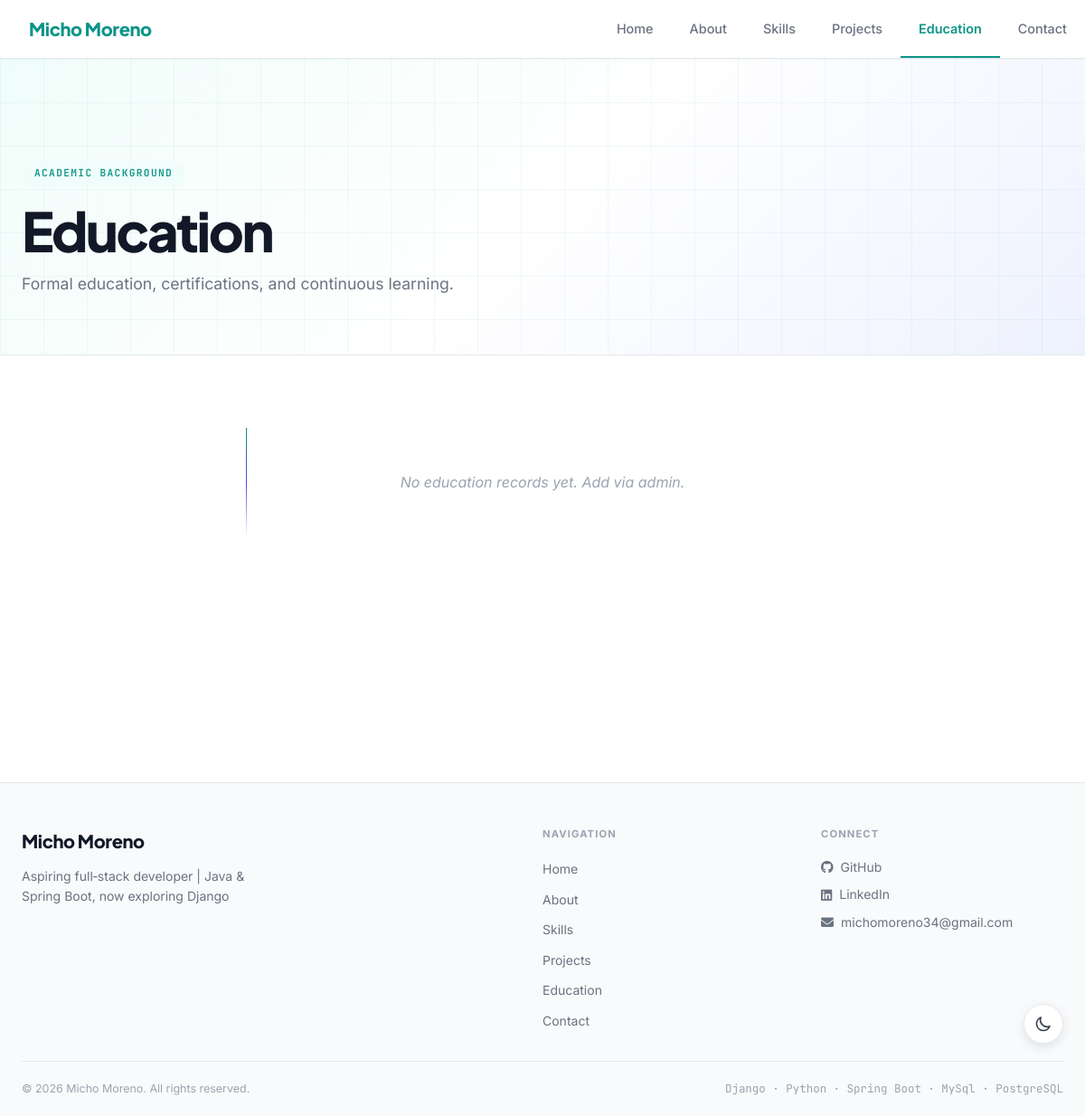
The app's page /education/, older data.
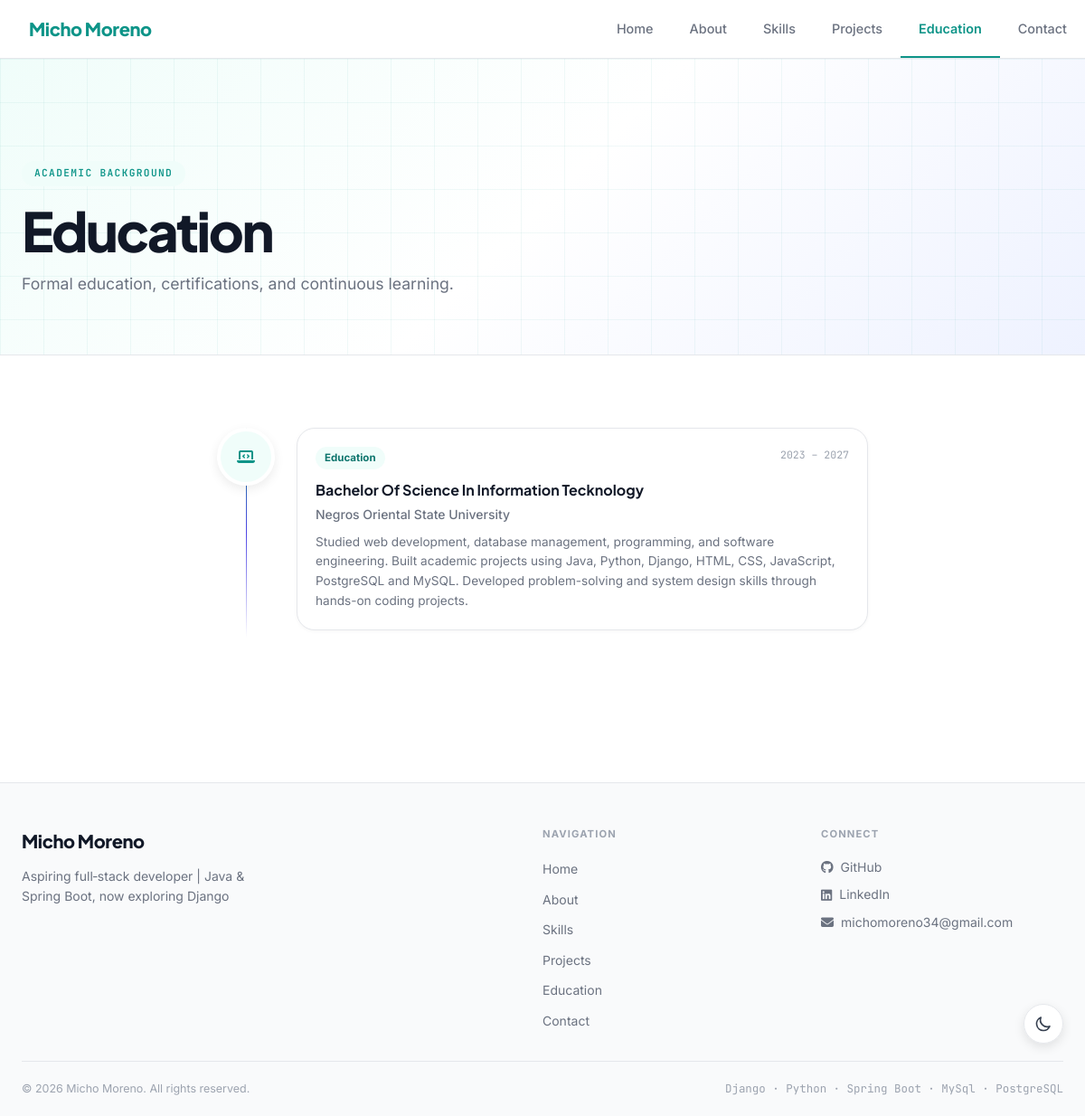
The same page, newer data.
### apps/education/models.py (models this page shows, shortened)
class Education(models.Model):
    institution = models.CharField(max_length=200)
    degree = models.CharField(max_length=200)
    start_year = models.IntegerField()
    end_year = models.IntegerField(null=True, blank=True)
    description = models.TextField(blank=True)
    class Meta:
        ordering = ['-end_year', '-start_year']

### apps/education/views.py (the view)
# urls.py: path('', views.EducationListView.as_view(), name='education'),
class EducationListView(ListView):
    model = Education
    template_name = 'education/education_list.html'
    context_object_name = 'educations'

### apps/core/context_processors.py (called while the page is built)
def global_context(request):
    try:
        profile = Profile.objects.first()
    except Exception:
        profile = None
    return {
        'profile': profile,
    }

### templates/education/education_list.html (shortened to what this page needs)
{% extends 'base.html' %}
{% load static %}
{% block extra_css %}
<link rel="stylesheet" href="{% static 'education/css/education.css' %}">
{% endblock %}
{% block content %}
<div class="edu-hero">
  <div class="edu-grid-bg"></div>
  <div class="edu-container animate-on-scroll">
    <span class="edu-badge">Academic Background</span>
    <h1 class="edu-hero-title">Education</h1>
    <p class="edu-hero-sub">Formal education, certifications, and continuous learning.</p>
  </div>
</div>
<section class="edu-section">
  <div class="edu-timeline-container">
    <div class="timeline-wrap">
      <div class="timeline-list">
        {% for edu in educations %}
        <div class="timeline-row animate-on-scroll edu-item-{{ forloop.counter0 }}">
          <div class="timeline-dot">
            {% if edu.education_type == 'degree' %}
            <i class="fas fa-graduation-cap"></i>
            {% elif edu.education_type == 'certification' %}
            <i class="fas fa-certificate"></i>
            {% else %}
            <i class="fas fa-laptop-code"></i>
            {% endif %}
          </div>
          <div class="edu-card">
            <div class="edu-card-header">
              <span class="edu-type-badge">
                {% if edu.education_type %}{{ edu.get_education_type_display }}{% else %}Education{% endif %}
              </span>
              <span class="edu-duration">
                {% if edu.duration %}
                  {{ edu.duration }}
                {% elif edu.start_year and edu.end_year %}
                  {{ edu.start_year }} – {{ edu.end_year }}
                {% elif edu.start_year %}
                  {{ edu.start_year }} – Present
                {% elif edu.year %}
                  {{ edu.year }}
                {% endif %}
              </span>
            </div>
            <h3 class="edu-degree">
              {% if edu.degree %}{{ edu.degree }}{% elif edu.title %}{{ edu.title }}{% elif edu.name %}{{ edu.name }}{% endif %}
            </h3>
            <p class="edu-institution">
              {% if edu.institution_url %}
              <a href="{{ edu.institution_url }}" target="_blank" class="edu-institution-link">
                {% if edu.institution %}{{ edu.institution }}{% elif edu.school %}{{ edu.school }}{% endif %}
              </a>
              {% else %}
                {% if edu.institution %}{{ edu.institution }}{% elif edu.school %}{{ edu.school }}{% endif %}
              {% endif %}
            </p>
            {% if edu.description %}
            <p class="edu-desc">{{ edu.description }}</p>
            {% endif %}
          </div>
        </div>
        {% empty %}
        <p class="edu-empty">No education records yet. Add via admin.</p>
        {% endfor %}
      </div>
    </div>
  </div>
</section>
{% endblock %}

Row changes from the older to the newer data that the page shows:
added Education: start_year "2023", end_year "2027", degree "Bachelor Of Science In Information Tecknology", institution "Negros Oriental State University", description "Studied web development, database management, programming, and software engineering. Built academic projects using Java, Python, Django, HTML, CSS, JavaScript, PostgreSQL and MySQL. Developed problem-solving and system design skills through hands-on coding projects."
Text that changed along with them:
text no longer shown: "No education records yet. Add via admin."
